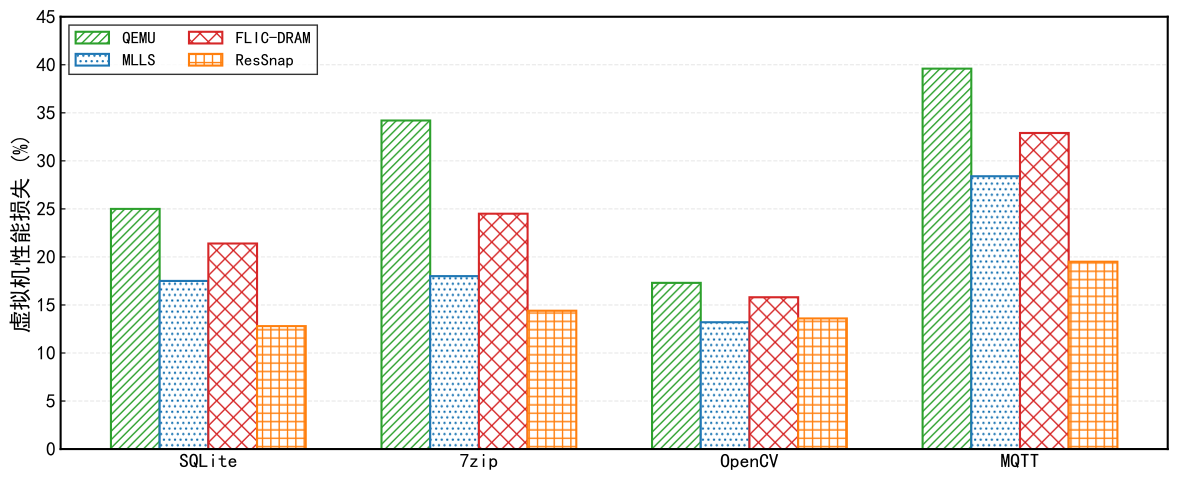

Python code for this plot:
import matplotlib.pyplot as plt
import numpy as np

# --- 1. 样式设置 (学术风格 + 中文支持) ---
plt.rcParams['font.sans-serif'] = ['SimHei', 'SimSun', 'Arial Unicode MS']
plt.rcParams['font.family'] = 'sans-serif'
plt.rcParams['font.size'] = 14
plt.rcParams['axes.linewidth'] = 1.5
plt.rcParams['axes.unicode_minus'] = False
plt.rcParams['xtick.direction'] = 'in'
plt.rcParams['ytick.direction'] = 'in'

def plot_performance_loss_pl3b():
    # --- 2. 数据准备 ---
    # 软件名称保留英文
    categories = ['SQLite', '7zip', 'OpenCV', 'MQTT']
    
    # Updated data provided
    pre_copy = [25, 34.2, 17.3, 39.6]
    mlls = [17.5, 18.0, 13.2, 28.4]
    flic = [21.4, 24.5, 15.8, 32.9]
    ressnap = [12.8, 14.4, 13.6, 19.5]

    # --- 3. 绘图参数 ---
    x = np.arange(len(categories))
    width = 0.18
    
    fig, ax = plt.subplots(figsize=(12, 5))

    # 学术配色 (Tab10)
    c_qemu = '#2ca02c'  # Green
    c_mlls = '#1f77b4'  # Blue
    c_flic = '#d62728'  # Red
    c_ress = '#ff7f0e'  # Orange

    # --- 4. 绘制柱状图 ---
    ax.bar(x - 1.5 * width, pre_copy, width, label='QEMU', 
           color='white', edgecolor=c_qemu, hatch='////', linewidth=1.5)
    
    ax.bar(x - 0.5 * width, mlls, width, label='MLLS', 
           color='white', edgecolor=c_mlls, hatch='...', linewidth=1.5)
    
    ax.bar(x + 0.5 * width, flic, width, label='FLIC-DRAM', 
           color='white', edgecolor=c_flic, hatch='xx', linewidth=1.5)
    
    ax.bar(x + 1.5 * width, ressnap, width, label='ResSnap', 
           color='white', edgecolor=c_ress, hatch='++', linewidth=1.5)

    # --- 5. 细节调整 ---
    # Y轴标签 (Performance Loss 通常为百分比)
    ax.set_ylabel('虚拟机性能损失 (%)', fontsize=16)
    
    ax.set_xticks(x)
    ax.set_xticklabels(categories, fontsize=14)
    
    # 设置Y轴范围 
    # 数据最大值约 39.6，设置上限为 45
    ax.set_ylim(0, 45) 
    ax.yaxis.grid(True, linestyle='--', alpha=0.3)
    ax.set_axisbelow(True)

    # 图例设置：【关键修改】ncol=2
    ax.legend(loc='upper left', frameon=True, edgecolor='black', 
              fancybox=False, fontsize=12, ncol=2)

    plt.tight_layout()

    # --- 6. 保存图片 ---
    plt.savefig('pl3b.pdf', format='pdf', bbox_inches='tight')
    plt.show()

if __name__ == "__main__":
    plot_performance_loss_pl3b()
